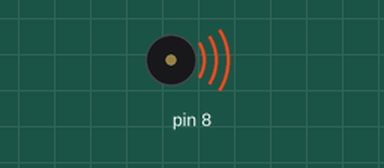
This sketch was run on a simulated Arduino Uno, built with avr-gcc and run on an emulated ATmega328P. Parts: buzzer (waves = sounding).

Above: at 0.3 s.
At 9.3 s:
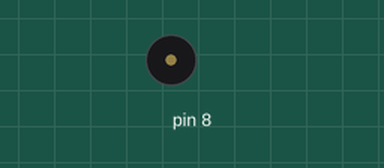
Timing chart, 0 to 15.4 s (numbered marks = the images above):
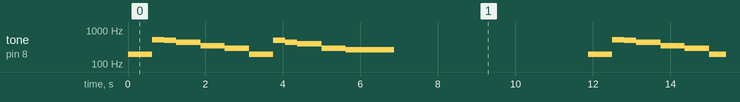

The sketch:

sketch_apr24a.ino
```cpp
#define NOTE_C3 131
#define NOTE_CS3 139
#define NOTE_D3 147
#define NOTE_DS3 156
#define NOTE_E3 165
#define NOTE_F3 175
#define NOTE_FS3 185
#define NOTE_G3 196
#define NOTE_GS3 208
#define NOTE_A3 220
#define NOTE_AS3 233
#define NOTE_B3 247
#define NOTE_C4 262
#define NOTE_CS4 277
#define NOTE_D4 294
#define NOTE_DS4 311
#define NOTE_E4 330
#define NOTE_F4 349
#define NOTE_FS4 370
#define NOTE_G4 392
#define NOTE_GS4 415
#define NOTE_A4 440
#define NOTE_AS4 466
#define NOTE_B4 494
#define NOTE_C5 523


#define WHOLE 1 //全分符
#define HALF 0.5 //半分符
#define QUARTER 0.25
#define EIGHTH 0.125
#define SIXTEENTH 0.0625
int tune[] = { NOTE_G3,NOTE_C5,NOTE_B4,NOTE_A4,NOTE_F4,NOTE_D4,NOTE_D4,NOTE_G3,NOTE_B4,NOTE_A4,NOTE_G4,NOTE_D4,NOTE_C4,NOTE_C4};
float duration[] = { QUARTER,EIGHTH,EIGHTH,QUARTER,QUARTER,EIGHTH, EIGHTH,QUARTER,EIGHTH,EIGHTH,QUARTER,QUARTER,QUARTER,QUARTER};
int length ;
void setup() {
pinMode(8, OUTPUT);
length = sizeof(tune) /
sizeof(tune[0]);
}
void loop() {
for (int x=0; x<length; x++) {
tone(8, tune[x]);
delay(2500 *duration[x]);
noTone(8);
}
delay(5000);
}
```

Measured:
- by itself, tone on pin 8: repeats every 11.9 s: 523 Hz 0.31 s, 494 Hz 0.31 s, 440 Hz 0.63 s, 349 Hz 0.63 s, 294 Hz 0.62 s, 196 Hz 0.63 s, 494 Hz 0.31 s, 440 Hz 0.31 s, 392 Hz 0.63 s, 294 Hz 0.63 s, 262 Hz 1.3 s, silent 5.0 s, 196 Hz 0.63 s
